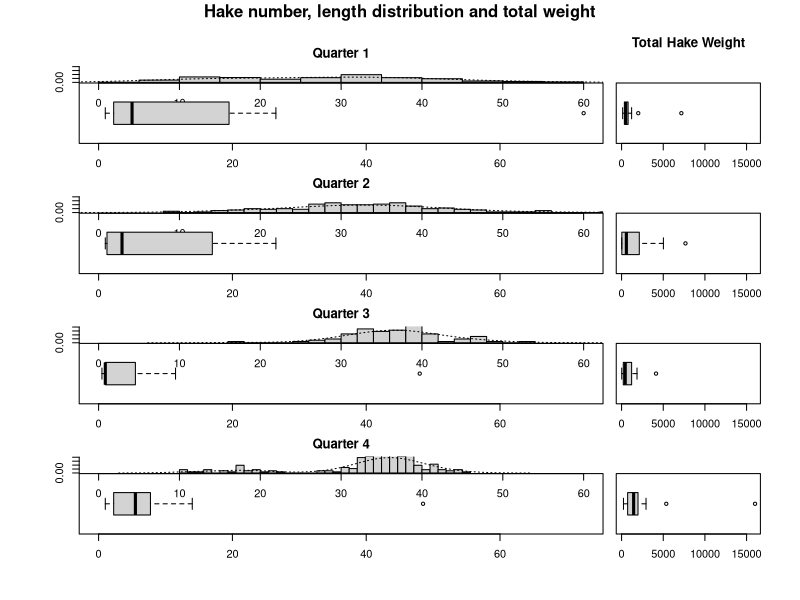

Here is the R script that generated this plot:
################################################################################################## #
#                    BOX PLOT BY QUARTER - BOTTLENOSE DOLPHIN DIET (HAKE)
#             Box plot of number and weight prey by quarter, length distribution of the diet
#                    created: (camilo.saavedra@vi.ieo.es) 22/04/2015
################################################################################################## #

# inputs
# "../../RData/TTR_AllDiet.csv"
# outputs
# "../plots/TTR_hkeLen.png"

################################################################################################## #


# IMPORTANT: Set working directory (to source file location)
#setwd("./Diet/finalCode")
#setwd("../../Diet/finalCode")

# Leemos los datos
ttr <- read.csv2("../../RData/TTR_AllDiet.csv")

# Seleccionamos solo los que tienen merluza como presa
### OJO! No estamos incluyendo los que no tienen merluza pero si otro alimento ###
ttrHke <- ttr[ttr$Prey=="Hake",]
ttrHke$Prey.length <- as.numeric(as.character(ttrHke$Prey.length))
ttrHke$Prey.length <- ttrHke$Prey.length*0.1 # Pasamos la merluza a centímetros

# Separamos la fecha en tres columnas y creamos otra con los trimestres
ttrHke$Date <- as.Date(ttrHke$Date, "%d/%m/%Y")
ttrHke <- data.frame(ttrHke[,1:3],
                     year = as.numeric(format(ttrHke$Date, format = "%Y")),
                     month = as.numeric(format(ttrHke$Date, format = "%m")),
                     day = as.numeric(format(ttrHke$Date, format = "%d")),
                     ttrHke[,7:ncol(ttrHke)])
 
# Creamos un vector con los trimestres y lo añadimos al data.frame
quarter <- numeric()
for (i in 1:nrow(ttrHke)){
  if (ttrHke$month[i] %in% c(1,2,3)) {
    quarter <- c(quarter,1)
    }else{
      if (ttrHke$month[i] %in% c(4,5,6)){
        quarter <- c(quarter,2)
      }else{
        if(ttrHke$month[i] %in% c(7,8,9)){
          quarter <- c(quarter,3)
        }else{
          if(ttrHke$month[i] %in% c(10,11,12)){
            quarter <- c(quarter,4)
          }else{
            stop("error: month value doesn't exist")
          }
        }
      }
    } 
}

ttrHke <- data.frame(ttrHke[,1:6],
                     Quarter = quarter,
                     ttrHke[,8:ncol(ttrHke)])

# Hacemos una tabla con el número de merluzas en el estómado de cada delfín
dh <- data.frame(No=numeric(0), Count=numeric(0), Weight=numeric(0), Quarter=numeric(0))
for(i in unique(ttrHke$No)){
  n <- sum(as.numeric(unique(subset(ttrHke, No==i, select=Count))[,1]))/2 #si queremos el numero de merluzas
  q <- unique(subset(ttrHke, No==i, select=Quarter))[,1]
  w <- subset(ttrHke, No==i, select=c(Weighting,Prey.weight))
  w <- round(sum(as.numeric(as.character(w$Weighting)) * as.numeric(as.character(w$Prey.weight))),3)
  dh[nrow(dh)+1,] <- c(i,n,w,q) # El [1] hay que ponerlo para que en el DD722 coja el primer valor 12 y no el 1 (error DataEase)
}
dh$Count <- as.numeric(dh$Count)
dh$Weight <- as.numeric(dh$Weight)



## Ploteamos Número de otolitos y distribución de tallas juntos y añadimos peso de contenido de merluza por estómago ##

par.default <- par(no.readonly=TRUE)
png("../plots/TTR_hkeLen.png", height=600, width=900)
par(oma=c(3,3,3,3))  
zones=matrix(c(1,0,2,3,4,0,5,6,7,0,8,9,10,0,11,12), ncol=2, byrow=TRUE)
layout(zones, widths=c(4/5,1/5), heights=rep(c(1/16, 2/16), 4))
par(mar=c(0,3,2,1))
hist(subset(ttrHke, Quarter==1, select=Prey.length)[,1], prob=TRUE, main="Quarter 1", ylab="", xlim=c(0,60), ylim=c(0,0.08), breaks=15)
lines(density(subset(ttrHke, Quarter==1, select=Prey.length)[,1], adjust=2), lty="dotted")
par(mar=c(2,3,0,1))
boxplot(Count ~ Quarter, data=subset(dh, Quarter==1), horizontal=TRUE, ylim=c(0,max(dh$Count, na.rm=T)))
par(mar=c(2,0,0,0))
boxplot(Weight ~ Quarter, data=subset(dh, Quarter==1), horizontal=TRUE, ylim=c(0,max(dh$Weight, na.rm=T)))
mtext("Total Hake Weight", side=3, line=2.5, font=2, cex=.8)
par(mar=c(0,3,2,1))
hist(subset(ttrHke, Quarter==2, select=Prey.length)[,1], prob=TRUE, main="Quarter 2", ylab="", xlim=c(0,60), ylim=c(0,0.08), breaks=30)
lines(density(subset(ttrHke, Quarter==2, select=Prey.length)[,1], adjust=2), lty="dotted")
par(mar=c(2,3,0,1))
boxplot(Count ~ Quarter, data=subset(dh, Quarter==2), horizontal=TRUE,ylim=c(0,max(dh$Count, na.rm=T)))
par(mar=c(2,0,0,0))
boxplot(Weight ~ Quarter, data=subset(dh, Quarter==2), horizontal=TRUE, ylim=c(0,max(dh$Weight, na.rm=T)))
par(mar=c(0,3,2,1))
hist(subset(ttrHke, Quarter==3, select=Prey.length)[,1], prob=TRUE, main="Quarter 3", ylab="", xlim=c(0,60), ylim=c(0,0.08), breaks=15)
lines(density(subset(ttrHke, Quarter==3, select=Prey.length)[,1], adjust=2), lty="dotted")
par(mar=c(2,3,0,1))
boxplot(Count ~ Quarter, data=subset(dh, Quarter==3), horizontal=TRUE,ylim=c(0,max(dh$Count, na.rm=T)))
par(mar=c(2,0,0,0))
boxplot(Weight ~ Quarter, data=subset(dh, Quarter==3), horizontal=TRUE, ylim=c(0,max(dh$Weight, na.rm=T)))
par(mar=c(0,3,2,1))
hist(subset(ttrHke, Quarter==4, select=Prey.length)[,1], prob=TRUE, main="Quarter 4", ylab="", xlim=c(0,60), ylim=c(0,0.08), breaks=30)
lines(density(subset(ttrHke, Quarter==4, select=Prey.length)[,1], adjust=2), lty="dotted")
par(mar=c(2,3,0,1))
boxplot(Count ~ Quarter, data=subset(dh, Quarter==4), horizontal=TRUE,ylim=c(0,max(dh$Count, na.rm=T)))
par(mar=c(2,0,0,0))
boxplot(Weight ~ Quarter, data=subset(dh, Quarter==4), horizontal=TRUE, ylim=c(0,max(dh$Weight, na.rm=T)))
par(oma=c(0,0,2,0))
mtext("Hake number, length distribution and total weight", side=3, line=0.5, outer=TRUE, font=2)
dev.off()
par=par(par.default)


